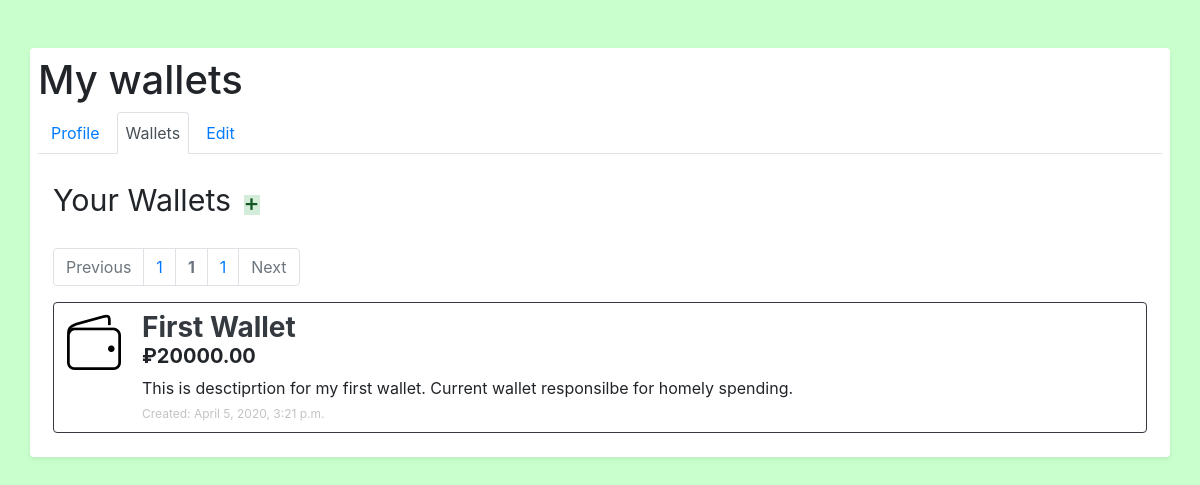
The app's page /profile/wallets/ (signed in), older data.
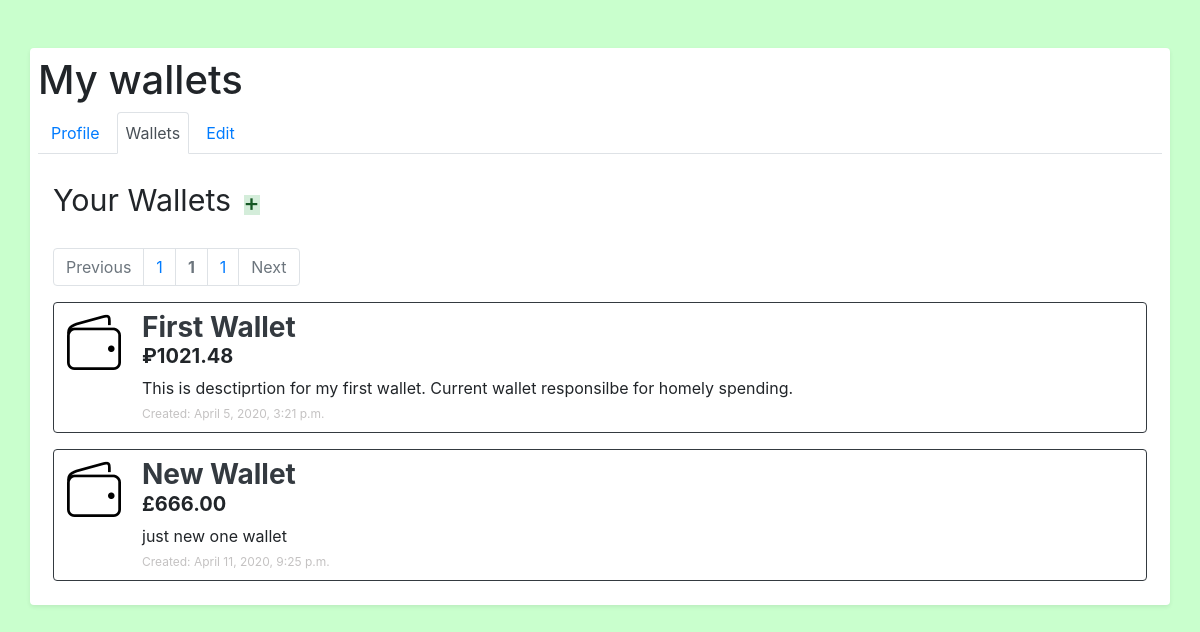
The same page, newer data.
### accounts/models.py (models this page shows, shortened)
class Wallet(models.Model):
    owner = models.ForeignKey(Person, on_delete=models.CASCADE)
    name = models.CharField(_('Name of your wallet'), max_length=40)
    description = models.TextField(
        _('Description for current wallet'),
        help_text='Maximum 300 letters available',
        max_length=300,
    )
    balance = models.DecimalField(
        _('Your current balance'),
        decimal_places=2,
        max_digits=11,
        default=0.00,
    )
    currency = models.CharField(
        _('Wallet currency'),
        max_length=8,
        choices=[
            ('₽', 'RUB'),
            ('₴', 'UAH'),
            ('$', 'USD'),
            ('€', 'EUR'),
            ('£', 'GBP'),
        ],
        default=None,
    )
    created_date = models.DateTimeField(default=timezone.now)
    def get_balance(self):
        return '%s%s' % (self.currency, self.balance)

### profiles/views.py (the view)
# urls.py: path('wallets/', views.WalletsView.as_view(), name='profile_wallets'),
class WalletsView(ListView):
    model = Wallet
    template_name = 'profiles/wallets.html'
    paginate_by = 3
    extra_context = {
        'title': 'My wallets',
        'wallets_a': 'active',
        'wallets_d': 'disabled',
    }
    def get_queryset(self):
        return Wallet.objects.filter(
            owner=self.request.user
        ).order_by('created_date')
    def get_context_object_name(self, obj):
        return 'wallets'
    @method_decorator(login_required)
    def dispatch(self, request, *args, **kwargs):
        return super().dispatch(request, *args, **kwargs)

### authapp/authentication.py (called while the page is built)
    def get_user(self, person_pk):
        try:
            return get_user_model().objects.get(pk=person_pk)
        except get_user_model().DoesNotExist:
            return None

### templates/profiles/wallets.html (shortened to what this page needs)
{% extends "profiles/base_profile.html" %}
{% load static %}
{% block styles %}
	<link rel="stylesheet" type="text/css" href="{% static 'profiles/wallets.css' %}">
{% endblock styles %}
{% block blck %}
	<div class="container">
		<div class="my-4">
			<p style="font-size: 1.9em;" class="d-inline mr-2">Your Wallets</p>
			<a href="{% url 'profiles:wallet_creation' %}" class="d-inline alert-success" title="Create new wallet"><strong class="h4">+</strong></a>
		</div>
    	<nav aria-label="navigation">
			<ul class="pagination">
				{% if page_obj.has_previous %}
					<li class="page-item"><a href="?page={{page_obj.previous_page_number}}#operations-list" class="page-link">Previous</a></li>
				{% else %}
					<li class="page-item disabled"><span class="page-link">Previous</span></li>
				{% endif %}
				<li class="page-item"><a href="?page=1#operations-list" class="page-link">1</a></li>
				<li class="page-item disabled"><strong class="page-link">{{ page_obj.number }}</strong></li>
				<li class="page-item"><a href="?page={{page_obj.paginator.num_pages}}#operations-list" class="page-link">{{page_obj.paginator.num_pages}}</a></li>
				{% if page_obj.has_next %}
					<li class="page-item"><a href="?page={{page_obj.next_page_number}}#operations-list" class="page-link">Next</a></li>
				{% else %}
					<li class="page-item disabled"><span class="page-link">Next</span></li>
				{% endif %}
			</ul>
		</nav>
		{% if wallets %}
			{% for wallet in wallets %}
			<div class="edit-wrapp media border p-2 rounded border-dark mb-3">
  				<img src="{% static 'profiles/photos/wallet-icon.png' %}" class="mr-3" width="64" height="64">
  				<div class="media-body w-100">
    				<a href="{% url 'profiles:current_wallet' wallet.pk %}" class="h3 font-weight-bold d-inline text-dark">{{ wallet.name }}</a>
    				<h5 class="font-weight-bold">{{ wallet.get_balance }}</h5>
					<span>{{ wallet.description }}</span><br>
					<span class="created-date">Created: {{ wallet.created_date }}</span>
				</div>
			</div>
			{% endfor %}
		{% else %}
			<p>No wallets are available</p>
		{% endif %}
	</div>
{% endblock blck %}

### templates/profiles/base_profile.html (shortened to what this page needs)
{% extends "super.html" %}
{% load static %}
{% block content %}
	<h1>{{ title }}</h1>
	<div class="nav nav-tabs">
		<a href="{% url 'profiles:current_profile' %}" class="nav-item nav-link p-2 mx-1 {{profile_a}} {{profile_d}}">Profile</a>
		<a href="{% url 'profiles:profile_wallets' %}" class="nav-item nav-link p-2 mx-1 {{wallets_a}} {{wallets_d}}">Wallets</a>
		<a href="{% url 'profiles:edit_profile' %}" class="nav-item nav-link p-2 mx-1 {{settings_a}} {{settings_d}}">Edit</a>
	</div>
	{% block blck %}
	{% endblock blck %}
{% endblock content %}

### templates/super.html (shortened to what this page needs)
<!DOCTYPE html>
<html>
<head>
    {% block styles %}
    {% endblock styles %}
    <link rel="stylesheet" href="https://stackpath.bootstrapcdn.com/bootstrap/4.4.1/css/bootstrap.min.css">
</head>
<body>
<div class="container shadow-sm p-2 mx-auto my-5 bg-white rounded">
{% block content %}
{% endblock content %}
</div>
</body>
</html>

### static/profiles/wallets.css (style rules this page uses)
.created-date { font-size: 12px; color: #c4c2c2; }

### templates/super.html (style rules this page uses)
a { text-decoration: none !important; }
body { background-color: #c9ffcd; }

Row changes from the older to the newer data that the page shows:
changed Wallet "First Wallet": get_balance "₽20000.00" → "₽1021.48"
added Wallet: name "New Wallet", get_balance "£666.00", description "just new one wallet", created_date "April 11, 2020, 9:25 p.m."
